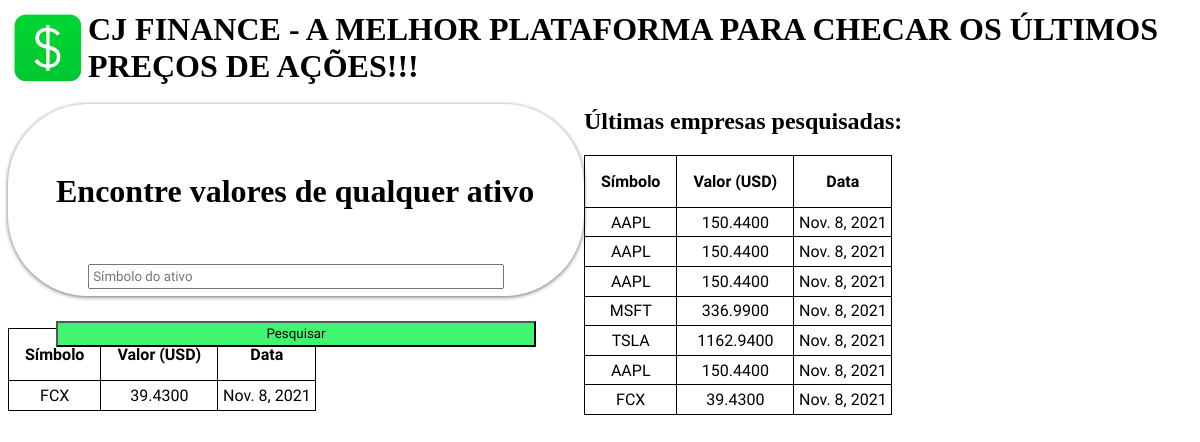
The app's page /, older data.
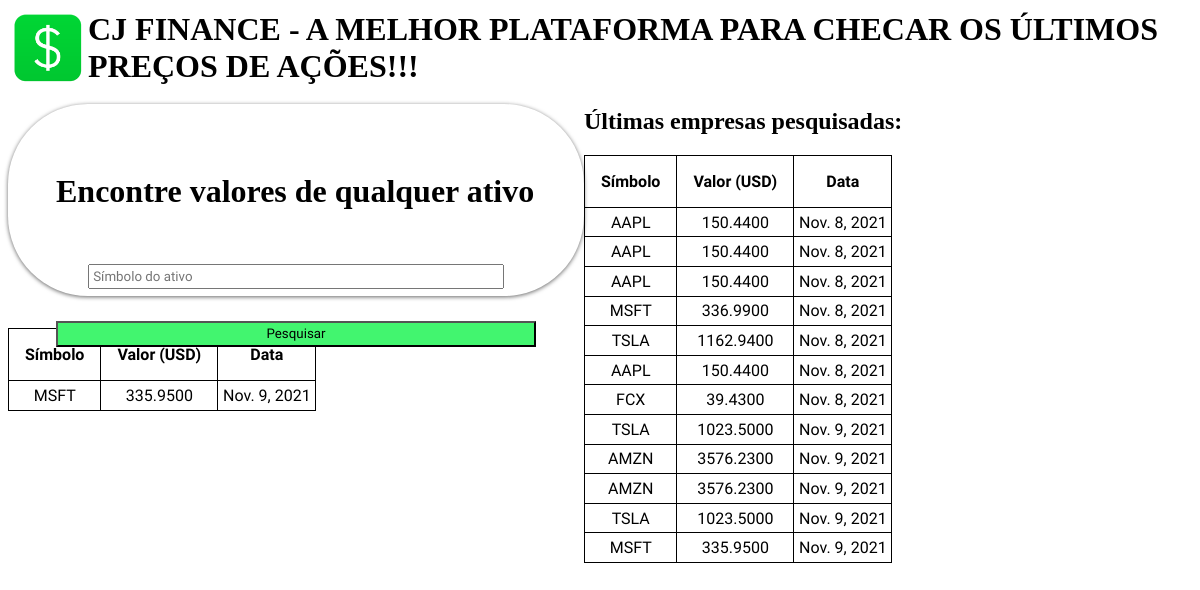
The same page, newer data.
### notes/models.py (models this page shows, shortened)
class Fin(models.Model):
    symbol = models.CharField(max_length=50)
    value = models.DecimalField(max_digits=12, decimal_places=4)
    date = models.DateField()
    id = models.AutoField(primary_key=True)

### notes/views.py (the view)
# urls.py: path('', views.index, name='index'),
def index(request):
    if request.method == 'POST':
        symbol = request.POST.get('symbol')
        symbol, value, date = acha_tudo(symbol)
        fin = Fin()
        fin.symbol = symbol
        fin.value = value
        fin.date = date
        fin.save()
        return redirect('index')
    else:
        last_note = Fin.objects.last()
        notes = Fin.objects.all().reverse()
        return render(request, 'notes/index.html', {'note': last_note, 'notes': notes})

### notes/templates/notes/index.html (shortened to what this page needs)
{% extends "notes/base.html" %}
{% load static %}
{% block content %}
<div class='appbar'>
  <img src="{% static 'notes/img/cjfinance.jpg' %}" class='logo' />
  <h1>CJ FINANCE - A MELHOR PLATAFORMA PARA CHECAR OS ÚLTIMOS PREÇOS DE AÇÕES!!!</h1>
</div>
<main class = "all">
  <div class = "leftside">
  <form class='form-card' method = "post";>
    <h1 >Encontre valores de qualquer ativo</h1>
    <input
    class ="form-card-symbol"
    id="symbol"
    type="text"
    name="symbol"
    placeholder = "Símbolo do ativo"
    ></input>
    <button class='button' type="submit">Pesquisar</button>
  </form>
  <table>
    <thead>
      <th>Símbolo</th>
      <th>Valor (USD)</th>
      <th>Data</th>
    </thead>
    <tbody>
      <td>{{note.symbol}}</td>
      <td>{{note.value}}</td>
      <td>{{note.date}}</td>
    </tbody>
  </table>
</div>
  <div class = 'rightside'>
    <h2>Últimas empresas pesquisadas:</h2>
    <table>
      <thead>
        <th>Símbolo</th>
        <th>Valor (USD)</th>
        <th>Data</th>
      </thead>
    {% for note in notes %}
      <tbody>
        <td>{{note.symbol}}</td>
        <td>{{note.value}}</td>
        <td>{{note.date}}</td>
      </tbody>
    {% endfor %}
  </table>
</div>
{% endblock %}

### notes/templates/notes/base.html (shortened to what this page needs)
<!DOCTYPE html>
<html>
  <head>
    <link
      rel="stylesheet"
      href="https://cdnjs.cloudflare.com/ajax/libs/meyer-reset/2.0/reset.min.css"
    />
    {% load static %}
    <link rel="stylesheet" type="text/css" href="{% static 'notes/styling/cjfinance.css' %}">
  </head>
  <body>
    {% block content %} {% endblock %}
  </body>
</html>

### notes/static/notes/styling/cjfinance.css (style rules this page uses)
.all { display: flex; }
.appbar { height: 5rem; display: flex; align-items: center; justify-content: left; }
.logo { max-width: 5rem; max-height: 5rem; }
.form-card { box-shadow: 0 1px 4px rgba(0, 0, 0, 0.6); margin-top: 1rem; margin-bottom: 2rem; padding: 3rem; height: 6rem; width: 30rem; border-radius: 5rem;; display: flex; flex-direction: column; justify-content: right; align-items: right; flex: 1; }
.form-card-symbol { font-family: "Work Sans", sans-serif; padding: 0.2rem; margin: 2rem; display: flex; align-items: center; justify-content: center; }
.button { position: relative; font-family: "Work Sans", sans-serif; background-color: #42f56f; padding: 0.2rem; }
.rightside { flex:2; }
.leftside { flex:1; }
table,th,td { border: 1px solid black; font-family: "Work Sans", sans-serif; text-align: center; border-collapse: collapse; }
th { font-weight: bold; padding: 1rem; }
td { padding:0.3rem; }

Row changes from the older to the newer data that the page shows:
added Fin: symbol "MSFT", value "335.9500", date "Nov. 9, 2021"
added Fin: symbol "TSLA", value "1023.5000", date "Nov. 9, 2021"
added Fin: symbol "AMZN", value "3576.2300", date "Nov. 9, 2021"
added Fin: symbol "AMZN", value "3576.2300", date "Nov. 9, 2021"
added Fin: symbol "TSLA", value "1023.5000", date "Nov. 9, 2021"
Text that changed along with them:
{{ note.symbol }}: "FCX" → "MSFT"
{{ note.value }}: "39.4300" → "335.9500"
{{ note.date }}: "Nov. 8, 2021" → "Nov. 9, 2021"
